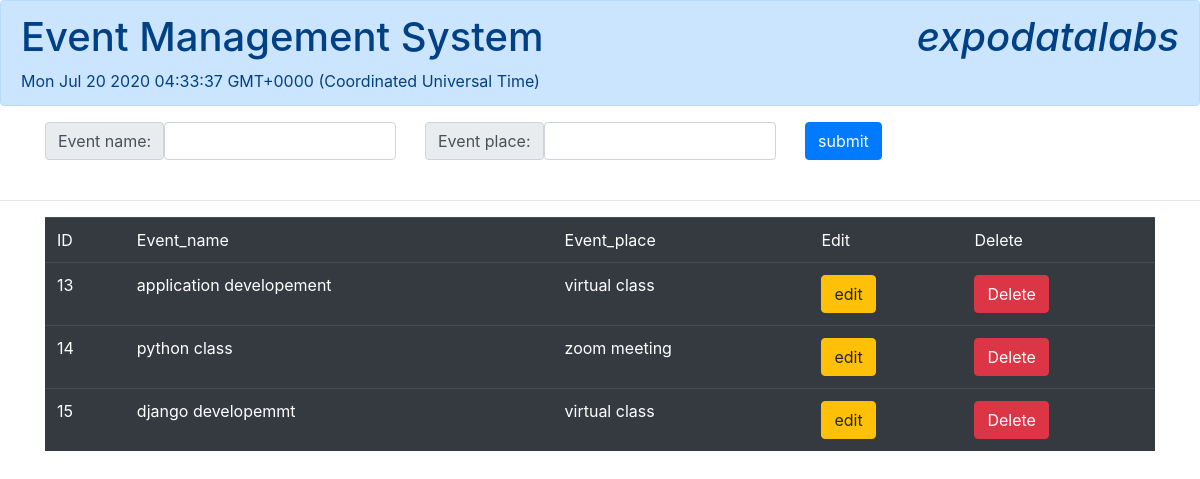
Page /eventpage/ (signed in) on the committed database.
### event/models.py (models this page shows, shortened)
class Event(models.Model):
    event_id = models.AutoField(primary_key= True)
    event_name  = models.CharField(max_length= 50)
    event_place  = models.CharField(max_length= 50)

### event/views.py (the view, shortened to what this page needs)
# urls.py: path('eventpage/', EventView.as_view())  ### best proximity
class EventView(View):
    def get(self, request):
        event_obj = Event.objects.all()
        response_list = []
        for events in event_obj:
            response_list.append({"event_id": events.event_id, "event_name": events.event_name, "event_place": events.event_place })
        return render(request,  'event_page.html', context={"event_list": response_list, "logged_in":request.user.get_username() } )

### event/templates/event_page.html (shortened to what this page needs)
{% load static %}
<html>
    <head>
        <link rel="stylesheet" href="https://stackpath.bootstrapcdn.com/bootstrap/4.3.1/css/bootstrap.min.css">
 </head>
<body>
    <div class="alert alert-primary" role="alert">
        <h1> Event Management System  <span class="font-italic float-sm-right"> {{logged_in}} </span>
        </h1>
       <marquee> <span id="current_time">  </span> </marquee>
      </div>
<div class="container">
    <div class="row">
      <div class="col-sm">
        <div class="input-group-prepend">
            <span class="input-group-text" id="">Event name:</span>
            <input type="text" id="event_name" class="form-control">
        </div>
      </div>
      <div class="col-sm">
        <div class="input-group-prepend">
            <span class="input-group-text" id="">Event place: </span>
            <input type="text" id="event_place" class="form-control">
        </div>
      </div>
      <div class="col-sm">
        <input type="button" value="submit" class="btn btn-primary" onclick="event_save_edit_delete('add')">
      </div>
    </div>
  </div>
<br>
<hr>
<div class="container">
<table class="table table-dark">
    <tr>
        <td>ID</td> <td>Event_name</td><td>Event_place</td>
        <td> Edit </td>
        <td> Delete</td>
    </tr>
    {% for each_event in event_list %}
    <tr>
        <td> {{each_event.event_id}}  </td> <td> {{each_event.event_name}} </td><td>{{each_event.event_place}}</td>
        <td> <input type="button" value="edit" class="btn btn-warning" onclick="edit(this)"> </td>
        <td> <input type="button" value="Delete" class="btn btn-danger" onclick="event_save_edit_delete('delete', '{{each_event.event_id}}')"> </td>
    </tr>
    {% endfor %}
</table>
</div>
</body>
</html>

### rows in the picture
Event: event_name "application developement", event_place "virtual class"
Event: event_name "python class", event_place "zoom meeting"
Event: event_name "django developemmt", event_place "virtual class"

### other values in the picture
{{ logged_in }} "expodatalabs"
{{ each_event.event_id }} "13" "14" "15"
